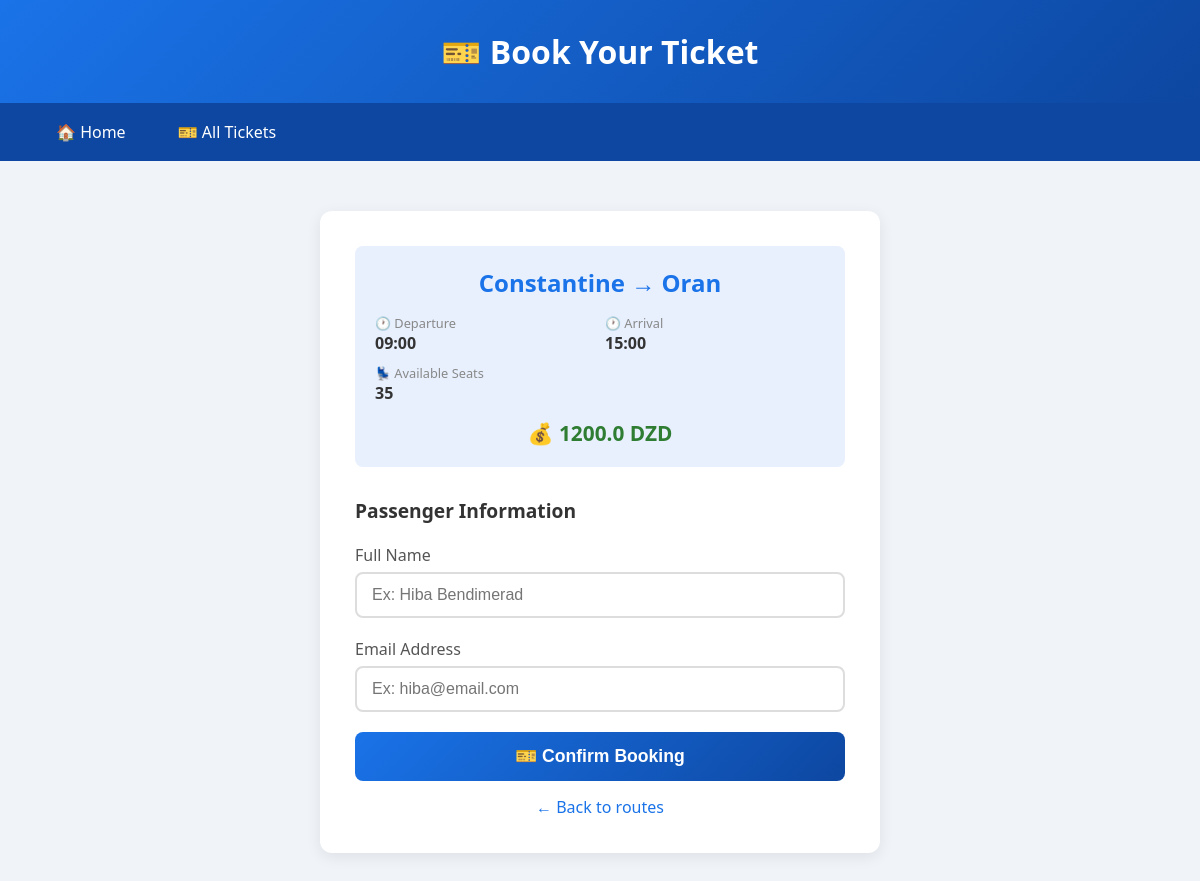
/book/4, run on the app's committed database.
### tables this page shows
CREATE TABLE routes (
            id INTEGER PRIMARY KEY AUTOINCREMENT,
            origin TEXT NOT NULL,
            destination TEXT NOT NULL,
            departure_time TEXT NOT NULL,
            arrival_time TEXT NOT NULL,
            price REAL NOT NULL,
            available_seats INTEGER NOT NULL
        );

### Task3_BusPassSystem/app.py (the view)
@app.route("/book/<int:route_id>")
def book(route_id):
    conn = get_db()
    route = conn.execute("SELECT * FROM routes WHERE id = ?", (route_id,)).fetchone()
    conn.close()
    if not route:
        return "Route not found!", 404
    return render_template("booking.html", route=route)

### Task3_BusPassSystem/app.py (called while the page is built)
def get_db():
    conn = sqlite3.connect("bus_pass.db")
    conn.row_factory = sqlite3.Row
    return conn

### Task3_BusPassSystem/templates/booking.html (shortened to what this page needs)
<!DOCTYPE html>
<html lang="en">
<head>
</head>
<body>
    <header><h1>🎫 Book Your Ticket</h1></header>
    <nav>
        <a href="/">🏠 Home</a>
        <a href="/tickets">🎫 All Tickets</a>
    </nav>
    <div class="container">
        <div class="card">
            <div class="route-summary">
                <div class="route-title">{{ route.origin }} → {{ route.destination }}</div>
                <div class="route-details">
                    <div class="detail">
                        <span class="detail-label">🕐 Departure</span>
                        <span class="detail-value">{{ route.departure_time }}</span>
                    </div>
                    <div class="detail">
                        <span class="detail-label">🕐 Arrival</span>
                        <span class="detail-value">{{ route.arrival_time }}</span>
                    </div>
                    <div class="detail">
                        <span class="detail-label">💺 Available Seats</span>
                        <span class="detail-value">{{ route.available_seats }}</span>
                    </div>
                </div>
                <div class="price-badge">💰 {{ route.price }} DZD</div>
            </div>
            <h3>Passenger Information</h3>
            <form action="/confirm" method="POST">
                <div class="form-group">
                    <label>Full Name</label>
                    <input type="text" name="name" placeholder="Ex: Hiba Bendimerad" required>
                </div>
                <div class="form-group">
                    <label>Email Address</label>
                    <input type="email" name="email" placeholder="Ex: hiba@email.com" required>
                </div>
                <button type="submit" class="submit-btn">🎫 Confirm Booking</button>
            </form>
            <a href="/" class="back-link">← Back to routes</a>
        </div>
    </div>
</body>
</html>

### Task3_BusPassSystem/templates/booking.html (style rules this page uses)
* { margin: 0; padding: 0; box-sizing: border-box; }
body { font-family: 'Segoe UI', sans-serif; background: #f0f4f8; }
header { background: linear-gradient(135deg, #1a73e8, #0d47a1); color: white; padding: 30px 40px; text-align: center; }
header h1 { font-size: 2em; }
nav { background: #0d47a1; padding: 12px 40px; display: flex; gap: 20px; }
nav a { color: white; text-decoration: none; font-weight: 500; padding: 6px 16px; border-radius: 20px; }
.container { max-width: 600px; margin: 50px auto; padding: 0 20px; }
.card { background: white; border-radius: 12px; padding: 35px; box-shadow: 0 4px 15px rgba(0,0,0,0.08); }
.route-summary { background: #e8f0fe; border-radius: 8px; padding: 20px; margin-bottom: 30px; }
.route-title { font-size: 1.5em; font-weight: 700; color: #1a73e8; text-align: center; margin-bottom: 15px; }
.route-details { display: grid; grid-template-columns: 1fr 1fr; gap: 10px; }
.detail { display: flex; flex-direction: column; }
.detail-label { font-size: 0.8em; color: #888; }
.detail-value { font-weight: 600; color: #333; }
.price-badge { text-align: center; margin-top: 15px; font-size: 1.3em; font-weight: 700; color: #2e7d32; }
h3 { color: #333; margin-bottom: 20px; font-size: 1.2em; }
.form-group { margin-bottom: 20px; }
label { display: block; margin-bottom: 6px; font-weight: 500; color: #555; }
input { width: 100%; padding: 12px 15px; border: 2px solid #ddd; border-radius: 8px; font-size: 1em; transition: border-color 0.3s; }
.submit-btn { width: 100%; padding: 14px; background: linear-gradient(135deg, #1a73e8, #0d47a1); color: white; border: none; border-radius: 8px; font-size: 1.1em; font-weight: 600; cursor: pointer; }
.back-link { display: block; text-align: center; margin-top: 15px; color: #1a73e8; text-decoration: none; }

### data on the page
routes: origin "Constantine", destination "Oran", departure_time "09:00", arrival_time "15:00", available_seats "35", price "1200.0"
